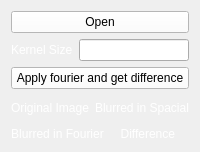
      <widget class="QWidget" name="tab_2">
       <attribute name="title">
        <string>Fourier 2</string>
       </attribute>
       <layout class="QVBoxLayout" name="verticalLayout_28">
        <item>
         <widget class="QPushButton" name="open_for_fourier">
          <property name="styleSheet">
           <string notr="true">background-color: rgb(255, 255, 255);</string>
          </property>
          <property name="text">
           <string>Open</string>
          </property>
         </widget>
        </item>
        <item>
         <layout class="QHBoxLayout" name="horizontalLayout_22">
          <item>
           <widget class="QLabel" name="label_12">
            <property name="styleSheet">
             <string notr="true">color: rgb(255, 255, 255);</string>
            </property>
            <property name="text">
             <string>Kernel Size</string>
            </property>
           </widget>
          </item>
          <item>
           <widget class="QLineEdit" name="kernel_size_fourier_label">
            <property name="styleSheet">
             <string notr="true">color: rgb(255, 255, 255);</string>
            </property>
           </widget>
          </item>
         </layout>
        </item>
        <item>
         <widget class="QPushButton" name="transform_button">
          <property name="styleSheet">
           <string notr="true">background-color: rgb(255, 255, 255);</string>
          </property>
          <property name="text">
           <string>Apply fourier and get difference</string>
          </property>
         </widget>
        </item>
        <item>
         <layout class="QHBoxLayout" name="horizontalLayout_23">
          <item>
           <layout class="QVBoxLayout" name="verticalLayout_20">
            <item>
             <widget class="OriginalImageFourierWidget" name="original_image_fourier" native="true"/>
            </item>
            <item>
             <widget class="QLabel" name="label_18">
              <property name="styleSheet">
               <string notr="true">color: rgb(255, 255, 255);</string>
              </property>
              <property name="text">
               <string>Original Image</string>
              </property>
              <property name="alignment">
               <set>Qt::AlignCenter</set>
              </property>
             </widget>
            </item>
           </layout>
          </item>
          <item>
           <layout class="QVBoxLayout" name="verticalLayout_25">
            <item>
             <widget class="BlurredImageWidget" name="blurred_img" native="true"/>
            </item>
            <item>
             <widget class="QLabel" name="label_19">
              <property name="styleSheet">
               <string notr="true">color: rgb(255, 255, 255);</string>
              </property>
              <property name="text">
               <string>Blurred in Spacial</string>
              </property>
              <property name="alignment">
               <set>Qt::AlignCenter</set>
              </property>
             </widget>
            </item>
           </layout>
          </item>
         </layout>
        </item>
        <item>
         <layout class="QHBoxLayout" name="horizontalLayout_24">
          <item>
           <layout class="QVBoxLayout" name="verticalLayout_26">
            <item>
             <widget class="TransformToFourierWidget" name="fft_img" native="true"/>
            </item>
            <item>
             <widget class="QLabel" name="label_16">
              <property name="styleSheet">
               <string notr="true">color: rgb(255, 255, 255);</string>
              </property>
              <property name="text">
               <string>Blurred in Fourier</string>
              </property>
              <property name="alignment">
               <set>Qt::AlignCenter</set>
              </property>
             </widget>
            </item>
           </layout>
          </item>
          <item>
           <layout class="QVBoxLayout" name="verticalLayout_27">
            <item>
             <widget class="DifferenceImageWidget" name="difference_img" native="true"/>
            </item>
            <item>
             <widget class="QLabel" name="label_17">
              <property name="styleSheet">
               <string notr="true">color: rgb(255, 255, 255);</string>
              </property>
              <property name="text">
               <string>Difference </string>
              </property>
              <property name="alignment">
               <set>Qt::AlignCenter</set>
              </property>
             </widget>
            </item>
           </layout>
          </item>
         </layout>
        </item>
       </layout>
      </widget>
